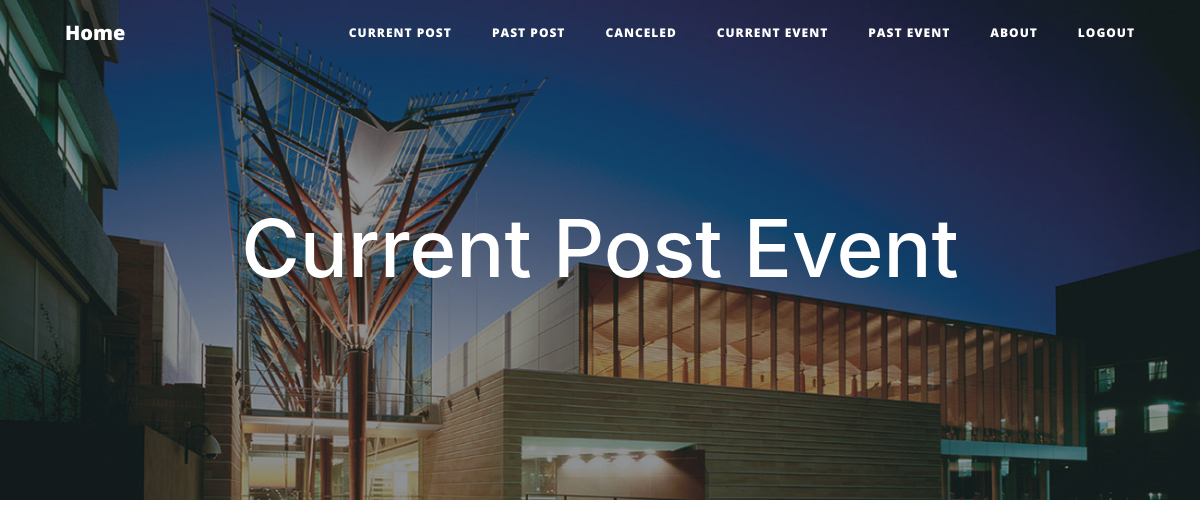
The app's page /currpost/ (signed in), older data.
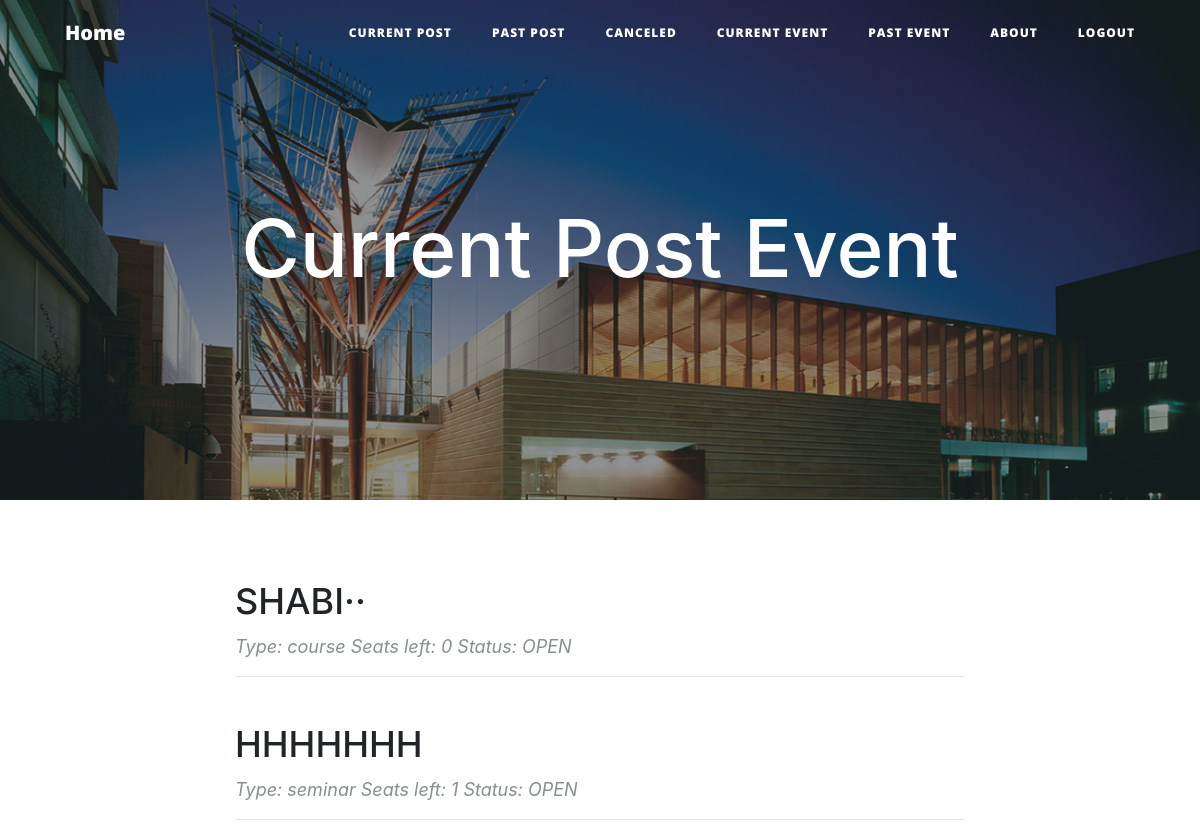
The same page, newer data.
### event.py (models this page shows, shortened)
class Event(db.Model):
    __tablename__ = 'events'
    event_id = db.Column(db.Integer, primary_key=True)
    title = db.Column(db.String(120))
    details = db.Column(db.UnicodeText)
    start = db.Column(db.String(80))
    end = db.Column(db.String(80))
    capacity = db.Column(db.Integer)
    status = db.Column(db.String(80))
    creater = db.Column(db.String(80))
    fee = db.Column(db.Integer)
    early_period = db.Column(db.Integer)
    users = db.relationship('User',secondary=event_realation,
                            backref=db.backref('event_users_all', lazy='dynamic'))

class Seminar(db.Model):
    __tablename__ = 'seminars'
    seminar_id = db.Column(db.Integer, primary_key=True)
    title = db.Column(db.String(120))
    details = db.Column(db.UnicodeText)
    start = db.Column(db.String(80))
    end = db.Column(db.String(80))
    capacity = db.Column(db.Integer)
    status = db.Column(db.String(80))
    creater = db.Column(db.String(80))
    users = db.relationship('User',secondary=seminar_realation,
                            backref=db.backref('seminar_users_all', lazy='dynamic'))
    sessions = db.relationship('Session',secondary=seminar_session,
                            backref=db.backref('session_all', lazy='dynamic'))

### route.py (the view)
@app.route('/currpost/',methods = ['POST','GET'])
@login_required
@admin_required
def currpost():
    events = Event.query.filter_by(creater = current_user.name).all()
    seminars = Seminar.query.filter_by(creater = current_user.name).all()
    return render_template('currpost.html',events = events, seminars = seminars)

### event.py (called while the page is built)
    @property
    def is_authenticated(self):
        return True

    @property
    def is_anonymous(self):
        return False

### route.py (called while the page is built)
def admin_required(f):
    @wraps(f)
    def decorated_function(*args, **kwargs):
        if current_user.role != 'trainer':
            return redirect(url_for('page_not_found'))
        return f(*args, **kwargs)
    return decorated_function

### server.py (called while the page is built)
@login_manager.user_loader
def load_user(user_id):
    return User.query.get(int(user_id))

### templates/currpost.html
{% extends 'basedashboard.html' %}
{% block dash %}
<header class="masthead" style="background-image: url('{{ url_for('static',filename='asb-unsw-campus-53.jpg')}}'); width: auto; height:500px;">
    <div class="overlay"></div>
    <div class="container">
        <div class="row">
            <div class="col-lg-8 col-md-10 mx-auto">
                <div class="site-heading">
                    <h1>Current Post Event</h1>
                </div>
            </div>
        </div>
    </div>
</header>
<div class="container">
    <div class="row">
        <div class="col-lg-8 col-md-10 mx-auto">
            {% for event in events %}
                {% if event.status == 'OPEN' %}
                    <div class="post-preview">
                        <a href="{{ url_for('info', eventId = event.event_id) }}">
                            <h2 class="post-title">
                                {{event.title}}
                            </h2>
                        </a>
                        <p class="post-meta">Type: course Seats left: {{ event.capacity - event.events_all.count() }} Status: {{event.status}}</p>
                    </div>
                    <hr>
                {% endif %}
            {% endfor %}
        </div>
    </div>
</div>
<div class="container">
    <div class="row">
        <div class="col-lg-8 col-md-10 mx-auto">
            {% for seminar in seminars %}
                {% if seminar.status == 'OPEN' %}
                    <div class="post-preview">
                        <a href="{{ url_for('seminarinfo', seminarId = seminar.seminar_id) }}">
                            <h2 class="post-title">
                                {{seminar.title}}
                            </h2>
                        </a>
                        <p class="post-meta">Type: seminar Seats left: {{ seminar.capacity - seminar.seminars_all.count() }} Status: {{seminar.status}}</p>
                    </div>
                    <hr>
                {% endif %}
            {% endfor %}
        </div>
    </div>
</div>
{% endblock %}

Row changes from the older to the newer data that the page shows:
added Event: title "SHABI··", event.capacity-event.events_all.count() "0", status "OPEN"
added Seminar: title "HHHHHHH", seminar.capacity-seminar.seminars_all.count() "1", status "OPEN"
